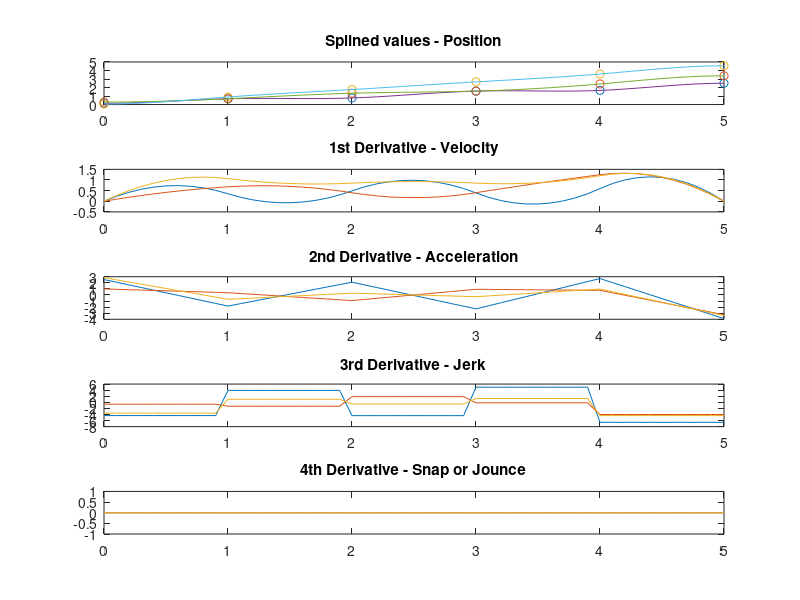

MATLAB code for this plot:
clf;
n = 5;
x = 0:1:n;
y = [cumsum(rand(1,n+1)); cumsum(rand(1,n+1));  cumsum(rand(1,n+1))];
% y = cumsum(rand(1,n+1));
o3 = [0;0;0];
pp = spline(x,[o3,y,o3] );
xx = 0:.1:n;
yy = ppval(pp,xx);

ppd = pp;
M = [0 3 0 0;0 0 2 0;0 0 0 1;0 0 0 0];
ppd.coefs = ppd.coefs*M;
yyd = ppval(ppd,xx);

ppdd = ppd;
ppdd.coefs = ppdd.coefs*M;
yydd = ppval(ppdd,xx);

ppddd = ppdd;
ppddd.coefs = ppddd.coefs*M;
yyddd = ppval(ppddd,xx);

ppdddd = ppddd;
ppdddd.coefs = ppdddd.coefs*M;
yydddd = ppval(ppdddd,xx);

%% Now plot them
figure
subplot(5,1,1)
plot(x,y,'o',xx,yy);
title('Splined values - Position')

subplot(5,1,2)
plot(xx,yyd);
title('1st Derivative - Velocity')

subplot(5,1,3)
plot(xx,yydd);
title('2nd Derivative - Acceleration')

subplot(5,1,4)
plot(xx,yyddd);
title('3rd Derivative - Jerk')


subplot(5,1,5)
plot(xx,yydddd);
title('4th Derivative - Snap or Jounce')